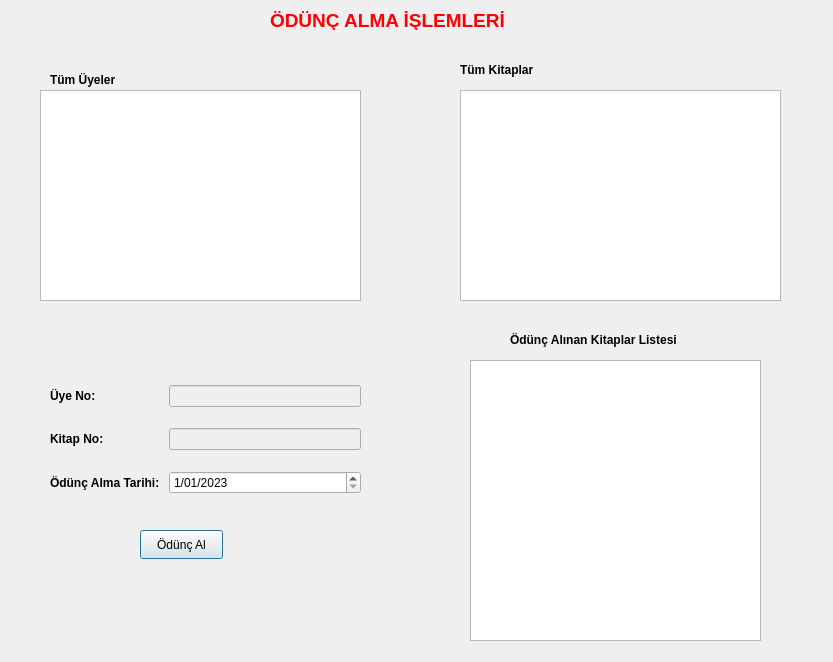
<?xml version="1.0" encoding="UTF-8"?>
<ui version="4.0">
 <class>OduncIslemleri</class>
 <widget class="QDialog" name="OduncIslemleri">
  <property name="geometry">
   <rect>
    <x>0</x>
    <y>0</y>
    <width>833</width>
    <height>662</height>
   </rect>
  </property>
  <property name="windowTitle">
   <string>Dialog</string>
  </property>
  <widget class="QTableView" name="tableViewUye">
   <property name="geometry">
    <rect>
     <x>40</x>
     <y>90</y>
     <width>321</width>
     <height>211</height>
    </rect>
   </property>
  </widget>
  <widget class="QLabel" name="label_2">
   <property name="geometry">
    <rect>
     <x>50</x>
     <y>70</y>
     <width>91</width>
     <height>20</height>
    </rect>
   </property>
   <property name="font">
    <font>
     <bold>true</bold>
    </font>
   </property>
   <property name="text">
    <string>Tüm Üyeler</string>
   </property>
  </widget>
  <widget class="QLabel" name="label_3">
   <property name="geometry">
    <rect>
     <x>460</x>
     <y>60</y>
     <width>121</width>
     <height>20</height>
    </rect>
   </property>
   <property name="font">
    <font>
     <bold>true</bold>
    </font>
   </property>
   <property name="text">
    <string>Tüm Kitaplar</string>
   </property>
  </widget>
  <widget class="QLabel" name="label_4">
   <property name="geometry">
    <rect>
     <x>510</x>
     <y>330</y>
     <width>211</width>
     <height>20</height>
    </rect>
   </property>
   <property name="font">
    <font>
     <bold>true</bold>
    </font>
   </property>
   <property name="text">
    <string>Ödünç Alınan Kitaplar Listesi</string>
   </property>
  </widget>
  <widget class="QLabel" name="label_8">
   <property name="geometry">
    <rect>
     <x>270</x>
     <y>10</y>
     <width>301</width>
     <height>20</height>
    </rect>
   </property>
   <property name="palette">
    <palette>
     <active>
      <colorrole role="WindowText">
       <brush brushstyle="SolidPattern">
        <color alpha="255">
         <red>255</red>
         <green>0</green>
         <blue>0</blue>
        </color>
       </brush>
      </colorrole>
     </active>
     <inactive>
      <colorrole role="WindowText">
       <brush brushstyle="SolidPattern">
        <color alpha="255">
         <red>255</red>
         <green>0</green>
         <blue>0</blue>
        </color>
       </brush>
      </colorrole>
     </inactive>
     <disabled/>
    </palette>
   </property>
   <property name="font">
    <font>
     <pointsize>14</pointsize>
     <bold>true</bold>
    </font>
   </property>
   <property name="text">
    <string>ÖDÜNÇ ALMA İŞLEMLERİ</string>
   </property>
  </widget>
  <widget class="QTableView" name="tableViewKitaplar">
   <property name="geometry">
    <rect>
     <x>460</x>
     <y>90</y>
     <width>321</width>
     <height>211</height>
    </rect>
   </property>
  </widget>
  <widget class="QTableView" name="tableViewOdunc">
   <property name="geometry">
    <rect>
     <x>470</x>
     <y>360</y>
     <width>291</width>
     <height>281</height>
    </rect>
   </property>
  </widget>
  <widget class="QPushButton" name="btn_oduncAl">
   <property name="geometry">
    <rect>
     <x>140</x>
     <y>530</y>
     <width>83</width>
     <height>29</height>
    </rect>
   </property>
   <property name="text">
    <string>Ödünç Al</string>
   </property>
  </widget>
  <widget class="QWidget" name="layoutWidget">
   <property name="geometry">
    <rect>
     <x>50</x>
     <y>370</y>
     <width>311</width>
     <height>141</height>
    </rect>
   </property>
   <layout class="QGridLayout" name="gridLayout">
    <item row="0" column="0">
     <widget class="QLabel" name="label_5">
      <property name="font">
       <font>
        <bold>true</bold>
       </font>
      </property>
      <property name="text">
       <string>Üye No:</string>
      </property>
     </widget>
    </item>
    <item row="0" column="1">
     <widget class="QLineEdit" name="uyeNo">
      <property name="enabled">
       <bool>false</bool>
      </property>
     </widget>
    </item>
    <item row="1" column="0">
     <widget class="QLabel" name="label_6">
      <property name="font">
       <font>
        <bold>true</bold>
       </font>
      </property>
      <property name="text">
       <string>Kitap No:</string>
      </property>
     </widget>
    </item>
    <item row="1" column="1">
     <widget class="QLineEdit" name="kitapNo">
      <property name="enabled">
       <bool>false</bool>
      </property>
     </widget>
    </item>
    <item row="2" column="0">
     <widget class="QLabel" name="label_7">
      <property name="font">
       <font>
        <bold>true</bold>
       </font>
      </property>
      <property name="text">
       <string>Ödünç Alma Tarihi: </string>
      </property>
     </widget>
    </item>
    <item row="2" column="1">
     <widget class="QDateEdit" name="oduncTarih">
      <property name="displayFormat">
       <string>d/MM/yyyy</string>
      </property>
      <property name="date">
       <date>
        <year>2023</year>
        <month>1</month>
        <day>1</day>
       </date>
      </property>
     </widget>
    </item>
   </layout>
  </widget>
 </widget>
 <resources/>
 <connections/>
</ui>
